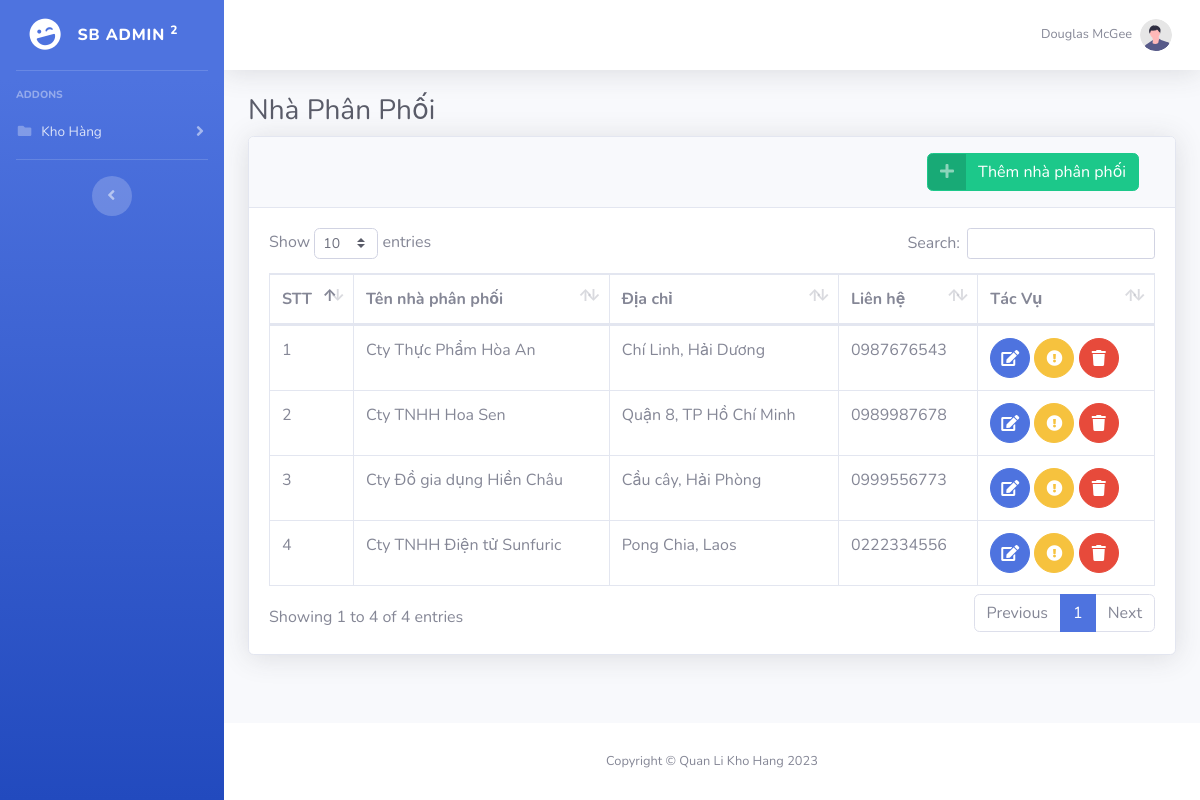
The app's page /quanlikhohang/dsnhaphanphoi.php, older data.
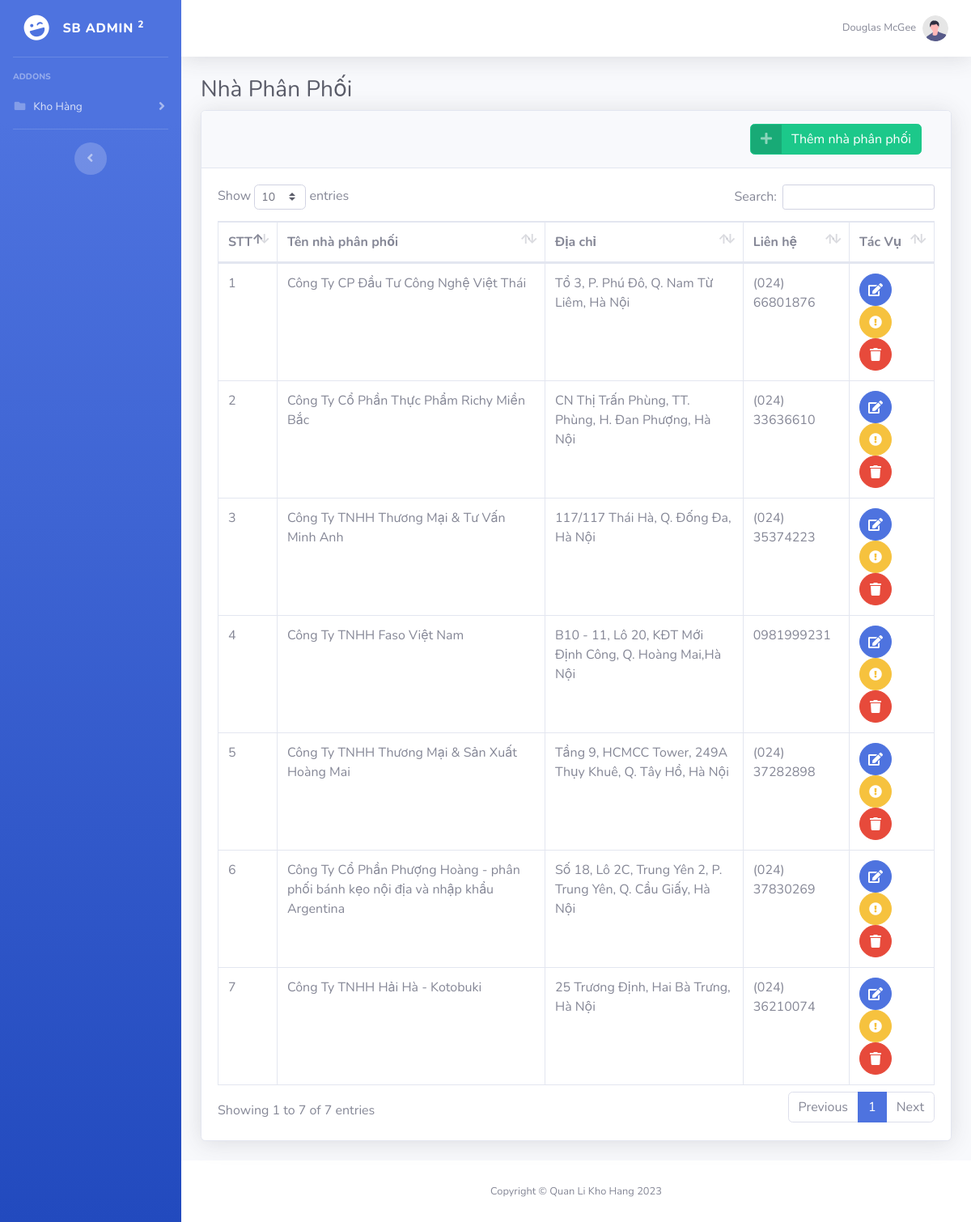
The same page, newer data.
### tables this page shows
CREATE TABLE `nhaphanphoi` (
  `id` int(11) NOT NULL,
  `tenNhaPhanPhoi` varchar(255) NOT NULL,
  `dienThoai` varchar(20) NOT NULL,
  `diaChi` varchar(255) NOT NULL
);

### quanlikhohang/dsnhaphanphoi.php (the view, shortened to what the changed rows need)
<!DOCTYPE html>
<html lang="en">
<head>
    <link href="../vendor/fontawesome-free/css/all.min.css" rel="stylesheet" type="text/css">
    <link href="../css/sb-admin-2.min.css" rel="stylesheet">
    <link href="../vendor/datatables/dataTables.bootstrap4.min.css" rel="stylesheet">
</head>
<body id="page-top">
    <div id="wrapper">
        <div id="content-wrapper" class="d-flex flex-column">
            <div id="content">
                <div class="container-fluid">
                    <h1 class="h3 mb-2 text-gray-800"> Nhà Phân Phối </h1>
                    <div class="card shadow mb-4">
                        <div class="card-body">
                            <div class="table-responsive">
                                <table class="table table-bordered" id="dataTable" width="100%" cellspacing="0">
                                    <thead>
                                        <tr>
                                            <th>STT</th>
                                            <th>Tên nhà phân phối</th>
                                            <th> Địa chỉ </th>
                                            <th> Liên hệ </th>
                                            <th> Tác Vụ </th>
                                        </tr>
                                    </thead>
                                    <tbody>
                                        <?php
                                        require "connect.php";
                                        $sql = "SELECT * FROM  nhaphanphoi";
                                        $nhaphanphoi = mysqli_query($conn, $sql);
                                        $counter = 1;
                                        ?>
                                        <?php while ($row = $nhaphanphoi->fetch_assoc()) {
                                            $cnt = $counter;
                                            $counter++;
                                            $id = $row['id'];
                                            $tenNhaPhanPhoi = $row['tenNhaPhanPhoi'];
                                            $diaChi = $row['diaChi'];
                                            $dienThoai = $row['dienThoai'];
                                            ?>
                                            <tr>
                                                <td>
                                                    <?php echo $cnt; ?>
                                                </td>
                                                <td>
                                                    <?php echo $tenNhaPhanPhoi; ?>
                                                </td>
                                                <td>
                                                    <?php echo $diaChi; ?>
                                                </td>
                                                <td>
                                                    <?php echo $dienThoai; ?>
                                                </td>
                                                    <td>
                                                        <a href='updatenhaphanphoi.php?updateid=<?php echo $id; ?>'
                                                            class="btn btn-primary btn-circle">
                                                            <i class="fas fa-edit"></i>
                                                        </a>
                                                        <a href='dssanpham.php?nhaPhanPhoiId=<?php echo $id; ?>'
                                                            class="btn btn-warning btn-circle">
                                                            <i class="fas fa-exclamation-circle"></i>
                                                        </a>
                                                        <a href="deletenhaphanphoi.php?deletedid=<?php echo $id; ?>"
                                                            class="btn btn-danger btn-circle">
                                                            <i class="fas fa-trash"></i>
                                                        </a>
                                                    </td>
                                            </tr>
                                        <?php }
                                        ; ?>
                                    </tbody>
                                </table>
                            </div>
                        </div>
                    </div>
                </div>
            </div>
        </div>
    </div>
</body>
</html>

Row changes from the older to the newer data that the page shows:
removed nhaphanphoi: cnt "1", tenNhaPhanPhoi "Cty Thực Phẩm Hòa An", diaChi "Chí Linh, Hải Dương", dienThoai "0987676543"
removed nhaphanphoi: cnt "2", tenNhaPhanPhoi "Cty TNHH Hoa Sen", diaChi "Quận 8, TP Hồ Chí Minh", dienThoai "0989987678"
removed nhaphanphoi: cnt "3", tenNhaPhanPhoi "Cty Đồ gia dụng Hiền Châu", diaChi "Cầu cây, Hải Phòng", dienThoai "0999556773"
added nhaphanphoi: cnt "1", tenNhaPhanPhoi "Công Ty CP Đầu Tư Công Nghệ Việt Thái", diaChi "Tổ 3, P. Phú Đô, Q. Nam Từ Liêm, Hà Nội", dienThoai "(024) 66801876"
added nhaphanphoi: cnt "2", tenNhaPhanPhoi "Công Ty Cổ Phần Thực Phẩm Richy Miền Bắc", diaChi "CN Thị Trấn Phùng, TT. Phùng, H. Đan Phượng, Hà Nội", dienThoai "(024) 33636610"
added nhaphanphoi: cnt "3", tenNhaPhanPhoi "Công Ty TNHH Thương Mại & Tư Vấn Minh Anh", diaChi "117/117 Thái Hà, Q. Đống Đa, Hà Nội", dienThoai "(024) 35374223"
changed nhaphanphoi: tenNhaPhanPhoi "Cty TNHH Điện tử Sunfuric" → "Công Ty TNHH Faso Việt Nam"; diaChi "Pong Chia, Laos" → "B10 - 11, Lô 20, KĐT Mới Định Công, Q. Hoàng Mai,Hà Nội"; dienThoai "0222334556" → "0981999231"
added nhaphanphoi: cnt "5", tenNhaPhanPhoi "Công Ty TNHH Thương Mại & Sản Xuất Hoàng Mai", diaChi "Tầng 9, HCMCC Tower, 249A Thụy Khuê, Q. Tây Hồ, Hà Nội", dienThoai "(024) 37282898"
added nhaphanphoi: cnt "6", tenNhaPhanPhoi "Công Ty Cổ Phần Phượng Hoàng - phân phối bánh kẹo nội địa và nhập khẩu Argentina", diaChi "Số 18, Lô 2C, Trung Yên 2, P. Trung Yên, Q. Cầu Giấy, Hà Nội", dienThoai "(024) 37830269"
added nhaphanphoi: cnt "7", tenNhaPhanPhoi "Công Ty TNHH Hải Hà - Kotobuki", diaChi "25 Trương Định, Hai Bà Trưng, Hà Nội", dienThoai "(024) 36210074"
Text that changed along with them:
text written by a page script: "Show entries Search: Showing 1 to 4 of 4 entries Previous 1 Next" → "Show entries Search: Showing 1 to 7 of 7 entries Previous 1 Next"
